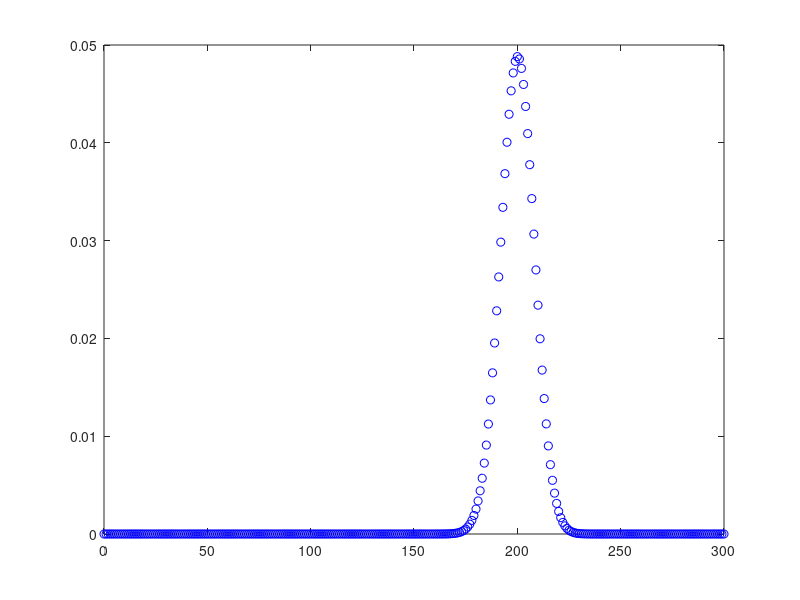
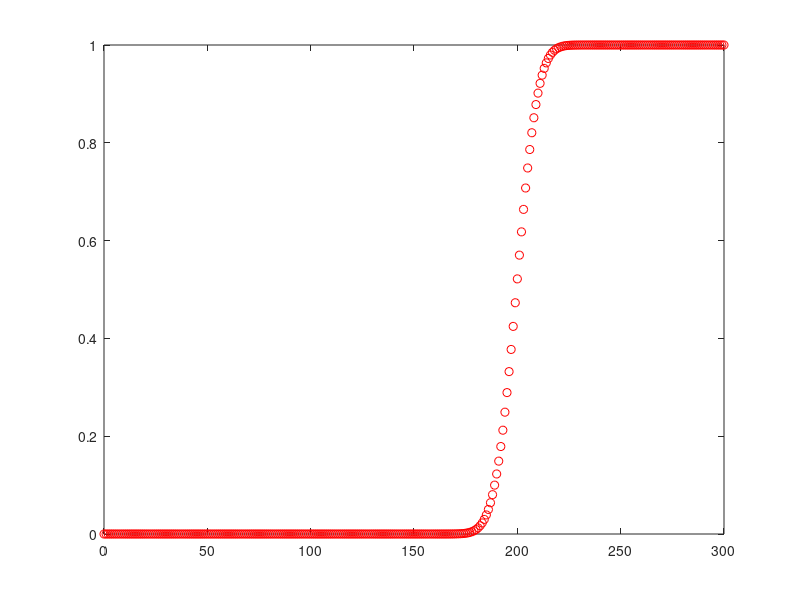

These figures' MATLAB source, in order: (Note: this script raises an error after producing the figures.)
clc;
clear;
close all;


pdf_vec = zeros(1, 301);
p = 2/3;
q = 1/3;
for i = 0:300
    pdf_vec(i+1) = nchoosek(300,i)*p^i *q^(300-i);
end


x=  0:length(pdf_vec)-1;

figure
plot(x,pdf_vec,'bo')

cdf_vec = cumsum(pdf_vec);

figure
plot(x,cdf_vec,'ro')
% 
% t = 1:1:1000;
% figure
% for i =1:length(t)
%     plot(t(i),t(i),'b.')
%     hold on;
%     pause(0.0001)
% end
%     




x = linspace(0,32*pi,1001);

y= sin(1/16*pi*x);
ylog = exp(x);
y2 = cos(1/16*pi*x);
figure
yyaxis left
plot(x,y,'b');

yyaxis right
semilogy(x,ylog,'r')